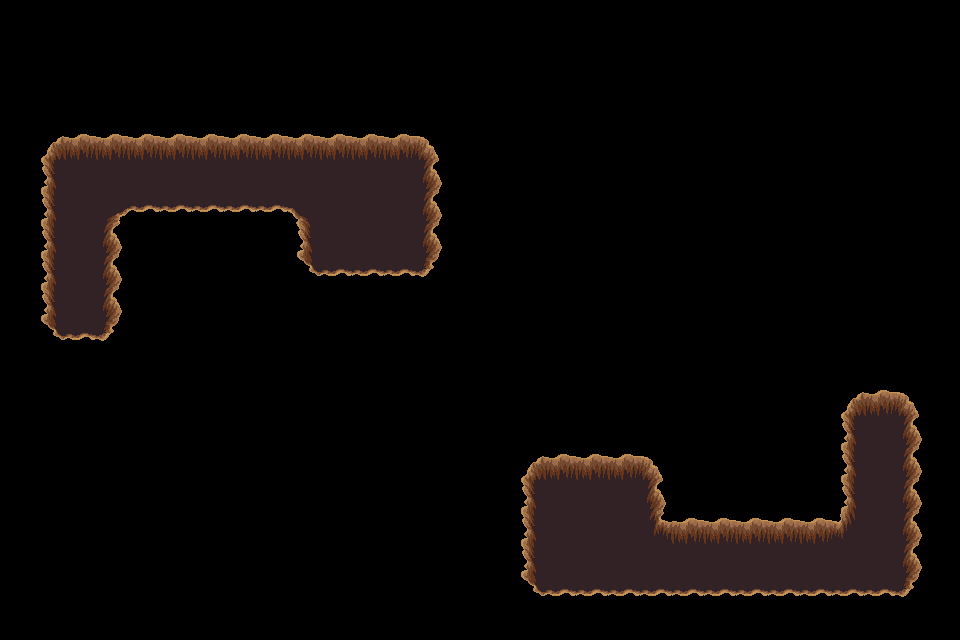

Tiled map render using the project's own tile images. Description and the whole map definition, tile-layer contents included, below:
An orthogonal 30x20 tile map with 32x32 px tiles, 1 tile layer (trou), 2 tilesets.

<map version="1.4" tiledversion="1.4.3" orientation="orthogonal" renderorder="right-down" width="30" height="20" tilewidth="32" tileheight="32" infinite="0" nextlayerid="9" nextobjectid="1">
 <tileset firstgid="1" source="../../dungeon_green.tsx" />
 <tileset firstgid="530" source="../../dungeon.tsx" />
 <layer id="8" name="trou" width="30" height="20">
  <data encoding="csv">
0,0,0,0,0,0,0,0,0,0,0,0,0,0,0,0,0,0,0,0,0,0,0,0,0,0,0,0,0,0,
0,0,0,0,0,0,0,0,0,0,0,0,0,0,0,0,0,0,0,0,0,0,0,0,0,0,0,0,0,0,
0,0,0,0,0,0,0,0,0,0,0,0,0,0,0,0,0,0,0,0,0,0,0,0,0,0,0,0,0,0,
0,0,0,0,0,0,0,0,0,0,0,0,0,0,0,0,0,0,0,0,0,0,0,0,0,0,0,0,0,0,
0,432,433,433,433,433,433,433,433,433,433,433,433,434,0,0,0,0,0,0,0,0,0,0,0,0,0,0,0,0,
0,455,456,456,456,456,456,456,456,456,456,456,456,457,0,0,0,0,0,0,0,0,0,0,0,0,0,0,0,0,
0,455,456,387,479,479,479,479,479,388,456,456,456,457,0,0,0,0,0,0,0,0,0,0,0,0,0,0,0,0,
0,455,456,457,0,0,0,0,0,455,456,456,456,457,0,0,0,0,0,0,0,0,0,0,0,0,0,0,0,0,
0,455,456,457,0,0,0,0,0,478,479,479,479,480,0,0,0,0,0,0,0,0,0,0,0,0,0,0,0,0,
0,455,456,457,0,0,0,0,0,0,0,0,0,0,0,0,0,0,0,0,0,0,0,0,0,0,0,0,0,0,
0,478,479,480,0,0,0,0,0,0,0,0,0,0,0,0,0,0,0,0,0,0,0,0,0,0,0,0,0,0,
0,0,0,0,0,0,0,0,0,0,0,0,0,0,0,0,0,0,0,0,0,0,0,0,0,0,0,0,0,0,
0,0,0,0,0,0,0,0,0,0,0,0,0,0,0,0,0,0,0,0,0,0,0,0,0,0,432,433,434,0,
0,0,0,0,0,0,0,0,0,0,0,0,0,0,0,0,0,0,0,0,0,0,0,0,0,0,455,456,457,0,
0,0,0,0,0,0,0,0,0,0,0,0,0,0,0,0,432,433,433,433,434,0,0,0,0,0,455,456,457,0,
0,0,0,0,0,0,0,0,0,0,0,0,0,0,0,0,455,456,456,456,457,0,0,0,0,0,455,456,457,0,
0,0,0,0,0,0,0,0,0,0,0,0,0,0,0,0,455,456,456,456,410,433,433,433,433,433,411,456,457,0,
0,0,0,0,0,0,0,0,0,0,0,0,0,0,0,0,455,456,456,456,456,456,456,456,456,456,456,456,457,0,
0,0,0,0,0,0,0,0,0,0,0,0,0,0,0,0,478,479,479,479,479,479,479,479,479,479,479,479,480,0,
0,0,0,0,0,0,0,0,0,0,0,0,0,0,0,0,0,0,0,0,0,0,0,0,0,0,0,0,0,0
</data>
 </layer>
</map>
